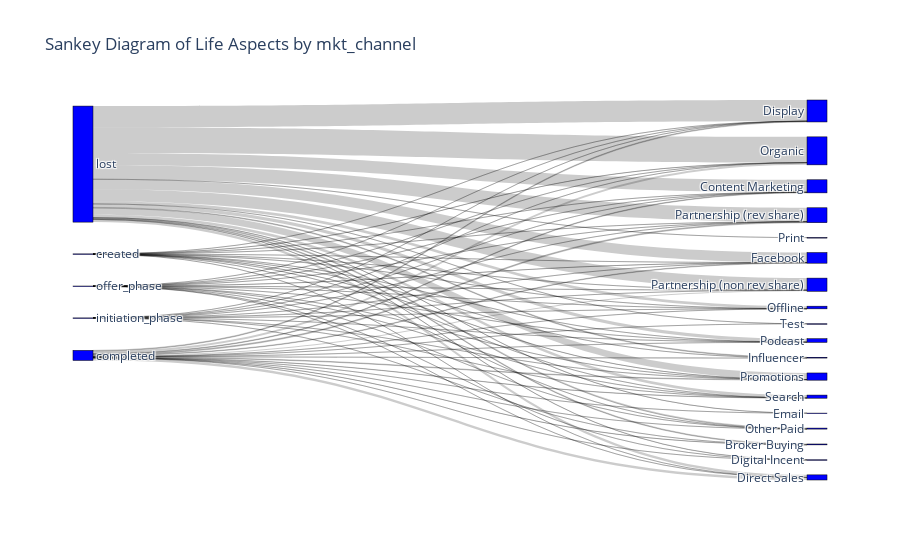

Notebook source saved alongside this figure:
### Code cell
import plotly.graph_objects as go

# Assuming df is your DataFrame
# Assuming 'life_aspect' and 'state' are columns in df

# Count occurrences of each combination of 'life_aspect' and 'state'
sankey_data = df.groupby(['state', 'mkt_channel']).size().reset_index(name='count')

fig = go.Figure(data=[go.Sankey(
    node=dict(
        pad=15,
        thickness=20,
        line=dict(color="black", width=0.5),
        label=sankey_data['state'].unique().tolist() + sankey_data['mkt_channel'].unique().tolist(),
        color="blue"
    ),
    link=dict(
        source=sankey_data['state'].map(lambda x: sankey_data['state'].unique().tolist().index(x)),
        target=sankey_data['mkt_channel'].map(lambda x: len(sankey_data['state'].unique().tolist()) + 
                                                      sankey_data['mkt_channel'].unique().tolist().index(x)),
        value=sankey_data['count'],
    ))])

fig.update_layout(title_text="Sankey Diagram of Life Aspects by mkt_channel")
fig.show()

### Figure 1 — Plotly figure (JSON) as saved in the notebook; plotly's stock layout.template omitted (floating-point values rounded to 4 significant figures)
{"data": [{"link": {"source": [0, 0, 0, 0, 0, 0, 0, 0, 0, 0, 0, 0, 0, 0, 0, 0, 0, 1, 1, 1, 1, 1, 1, 1, 1, 1, 1, 1, 1, 1, 2, 2, 2, 2, 2, 2, 2, 2, 2, 2, 2, 3, 3, 3, 3, 3, 3, 3, 3, 3, 3, 3, 3, 3, 3, 3, 3, 3, 3, 4, 4, 4, 4, 4, 4, 4, 4, 4, 4, 4, 4, 4], "target": [5, 6, 7, 8, 9, 10, 11, 12, 13, 14, 15, 16, 17, 18, 19, 20, 21, 6, 8, 9, 11, 12, 13, 14, 15, 16, 17, 18, 19, 20, 5, 6, 9, 11, 13, 14, 16, 17, 18, 19, 20, 5, 6, 7, 8, 9, 10, 11, 12, 13, 14, 15, 16, 17, 18, 22, 19, 20, 21, 6, 7, 8, 9, 11, 13, 14, 15, 16, 17, 18, 19, 20], "value": [69, 417, 14, 1685, 525, 4, 376, 24, 70, 1461, 49, 737, 633, 135, 404, 143, 1, 14, 1, 11, 15, 7, 6, 49, 3, 14, 31, 15, 13, 16, 1, 2, 1, 2, 3, 9, 5, 3, 1, 2, 2, 521, 8345, 114, 1753, 14181, 49, 6757, 518, 1716, 17230, 620, 8054, 9312, 2293, 11, 4408, 1929, 24, 12, 1, 2, 14, 13, 4, 35, 4, 20, 26, 6, 8, 3]}, "node": {"color": "blue", "label": ["completed", "created", "initiation_phase", "lost", "offer_phase", "Broker Buying", "Content Marketing", "Digital Incent", "Direct Sales", "Display", "Email", "Facebook", "Influencer", "Offline", "Organic", "Other Paid", "Partnership (non rev share)", "Partnership (rev share)", "Podcast", "Promotions", "Search", "Test", "Print"], "line": {"color": "black", "width": 0.5}, "pad": 15, "thickness": 20, "x": [0.004036, 0.004036, 0.004036, 0.004036, 0.004036, 0.996, 0.996, 0.996, 0.996, 0.996, 0.996, 0.996, 0.996, 0.996, 0.996, 0.996, 0.996, 0.996, 0.996, 0.996, 0.996, 0.996, 0.996], "y": [0.6721, 0.4053, 0.5735, 0.1687, 0.4898, 0.9064, 0.2272, 0.947, 0.9932, 0.0289, 0.8241, 0.4154, 0.678, 0.5461, 0.1339, 0.8647, 0.486, 0.3033, 0.6329, 0.7278, 0.7806, 0.5889, 0.3621]}, "type": "sankey"}], "layout": {"autosize": true, "title": {"text": "Sankey Diagram of Life Aspects by mkt_channel"}}}
